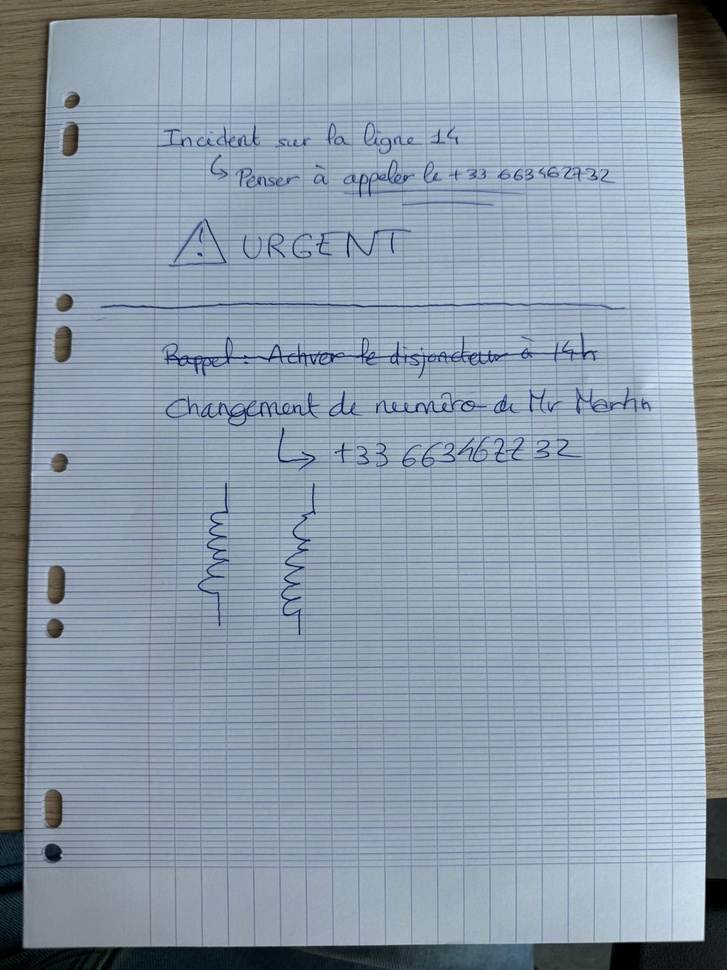
#> input picture src/proc/paper_detection/test_image.jpg, 727 x 970 px, shrunk from 1200 x 1600 before the run
$ python -i image_postprocessing.py   (imports and definitions only)
#> lines starting #> are read from the running program, lines starting #| are printed output that depends on the picture
#> further down, picture is the input picture: shape (970, 727, 3); mean B, G, R 168.5, 154.6, 141.2
import cv2
import numpy as np


def postprocessed_image(img):
    '''
    Posttraitement de l'image pour améliorer la qualité du changement de perspective
    '''
    # Application d'un unsharp masking pour corriger le flou
    blurred = cv2.GaussianBlur(img, (5, 5), 1.5)
    unsharp = cv2.addWeighted(img, 2.0, blurred, -1.0, 0)

    # Amélioration du contraste
    gray = cv2.cvtColor(unsharp, cv2.COLOR_BGR2GRAY)
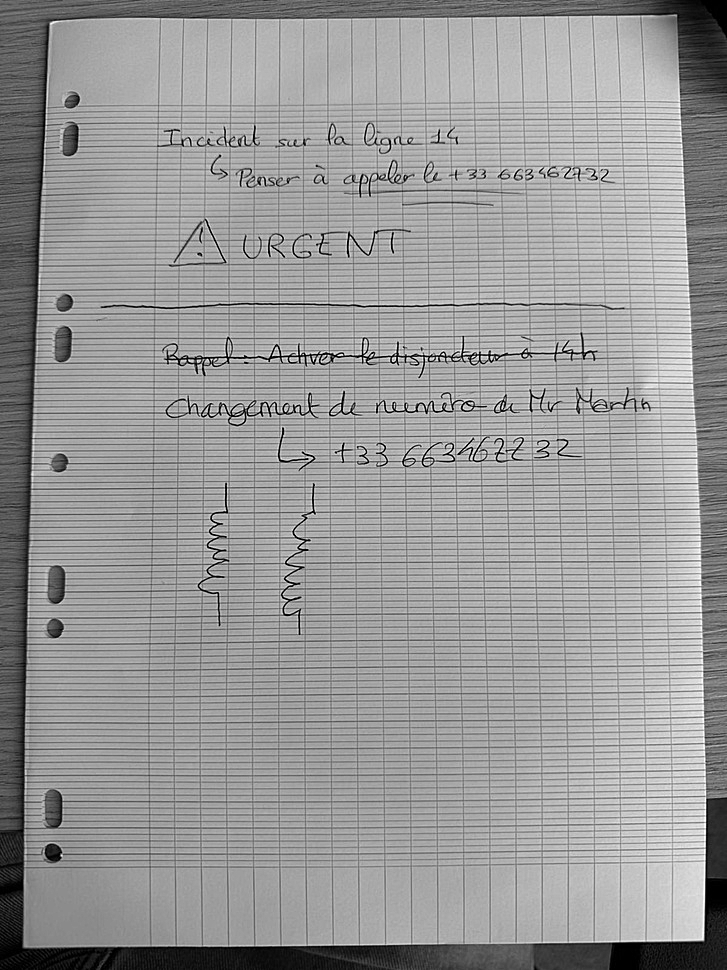
#> gray: shape (970, 727); min 0, max 255, mean 152.3
    clahe = cv2.createCLAHE(clipLimit=2.0, tileGridSize=(4, 4))
    enhanced = clahe.apply(gray)
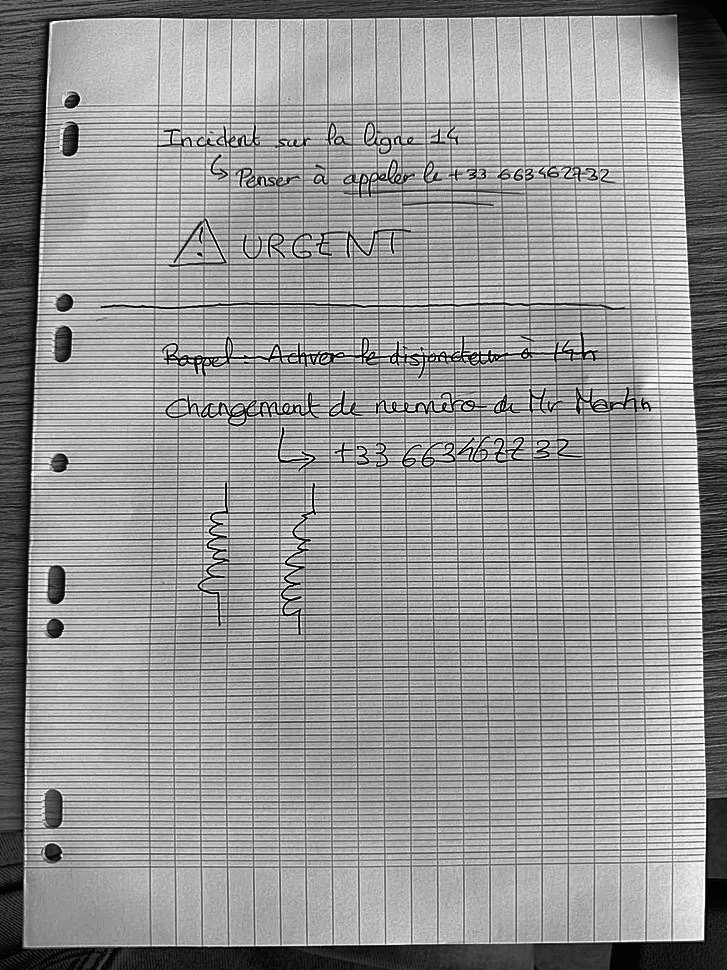
#> enhanced: shape (970, 727); min 0, max 255, mean 149.4

    return enhanced

>>> import cv2
>>> picture = cv2.imread('test_image.jpg')
>>> result = postprocessed_image(picture)
